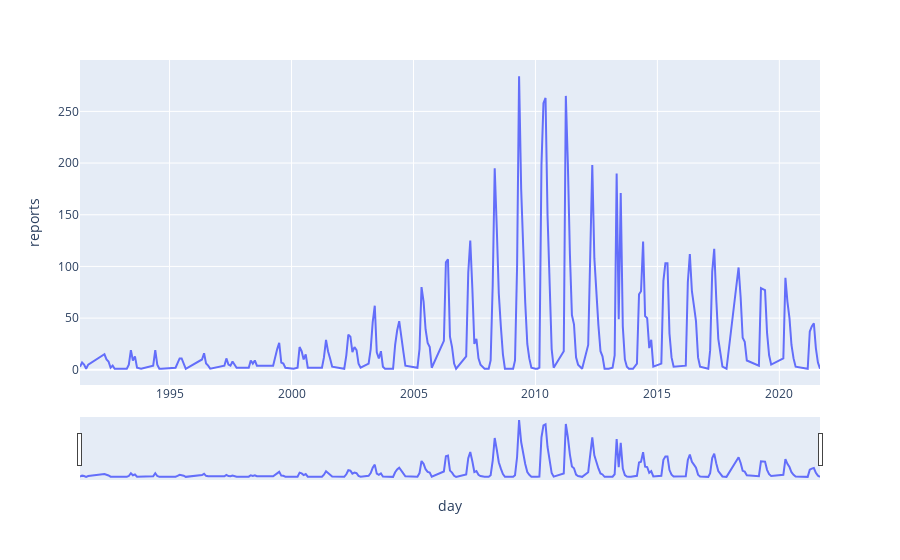

Notebook source saved alongside this figure:
### Code cell
d = dff[dff.epidemics == "Sauerbrut der Bienen"]
fig = px.line(d, x="day", y="reports")
fig.update_xaxes(rangeslider_visible=True)
fig.show()

### Figure 1 — Plotly figure (JSON) as saved in the notebook; plotly's stock layout.template omitted (floating-point values rounded to 4 significant figures; data arrays with more than 128 entries replaced by an {"elided": "..."} marker saying what was removed)
{"data": [{"hovertemplate": "day=%{x}<br>reports=%{y}<extra></extra>", "legendgroup": "", "line": {"color": "#636efa", "dash": "solid"}, "marker": {"symbol": "circle"}, "mode": "lines", "name": "", "orientation": "v", "showlegend": false, "type": "scatter", "x": {"elided": "235 str values"}, "xaxis": "x", "y": {"elided": "235 int values"}, "yaxis": "y"}], "layout": {"legend": {"tracegroupgap": 0}, "margin": {"t": 60}, "xaxis": {"anchor": "y", "domain": [0, 1], "rangeslider": {"visible": true}, "title": {"text": "day"}}, "yaxis": {"anchor": "x", "domain": [0, 1], "title": {"text": "reports"}}}}
